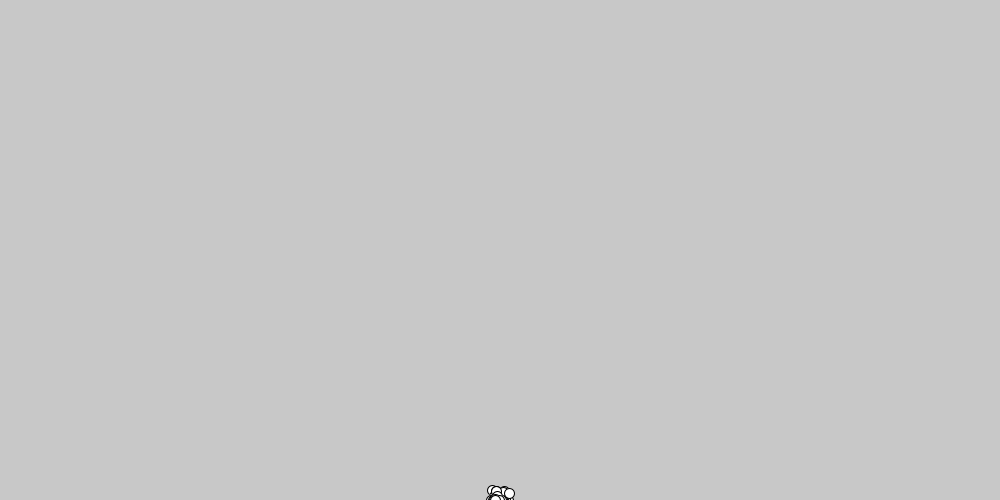
Frame 1 (no input)
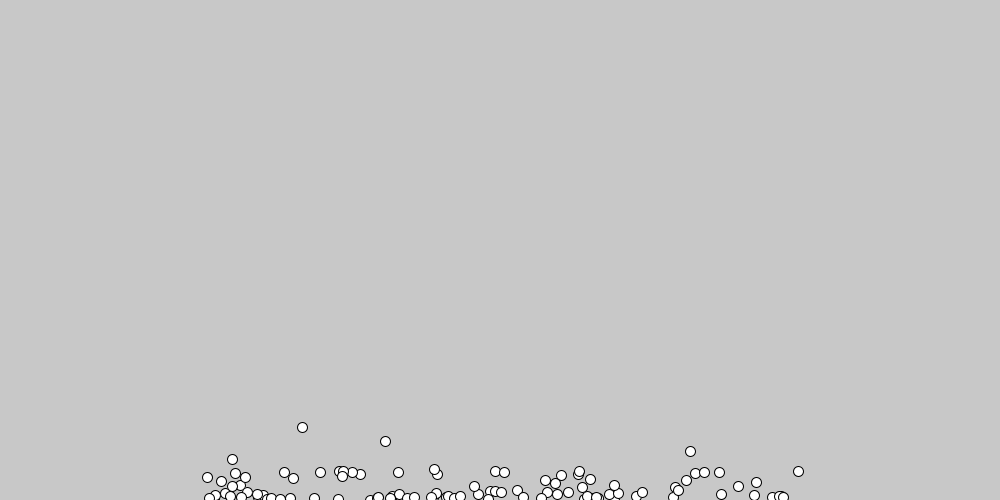
Frame 60 (the mouse pressed at the canvas centre just before this capture)
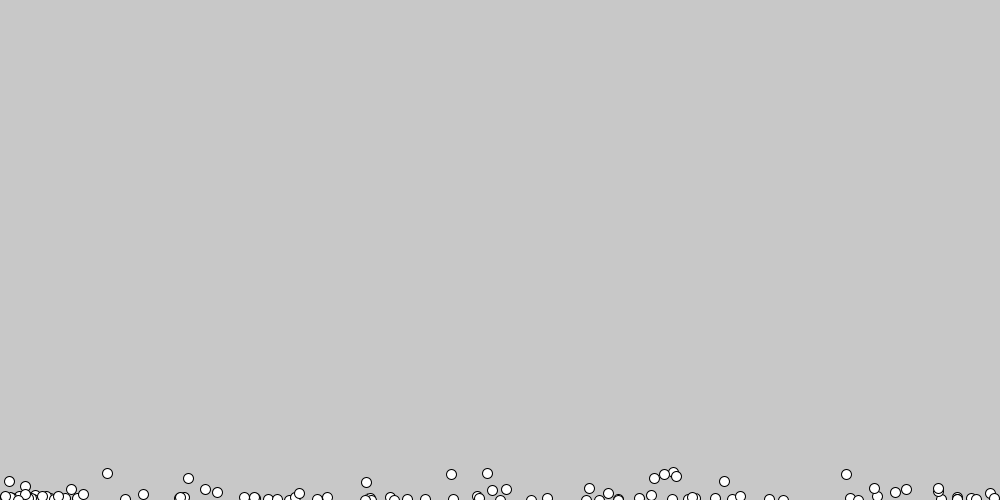
Frame 120 (the mouse held since frame 60 and released just before this capture)

The Processing sketch that drew these frames (run headless with seeded random() and noise(); from frame 60 on, the mouse is pressed at the canvas centre):

// Processing sketch: processing_147820
// ── processing_147820.pde

particle p[] = new particle[100];
float g= 0.2;


void setup()
{
  size(1000, 500);
  for (int i =0 ; i<p.length ; i++)
    p[i] = new particle(
    width/2+random(-5, 5), height+random(-5, 5), 
    random(-5, 5), random(-5, 10)
      );
}

void draw ()
{
  background(200);
  for (particle n : p)
  {
    n.move();
    n.draw();
  }
}

class particle 
{
  float x,y;
  float v_x, v_y;
  
  particle(float initx, float inity, float initv_x, float initv_y)
  {
    x =initx;      y = inity;
    v_x = initv_x; v_y = initv_y;
  }
  
  void draw() {
    ellipse(x,y,10,10);
  }
  
  void move()
  {
    x +=v_x;      y +=v_y;
    v_y+= g;
    
    if( y>height ) { y=height; v_y *= -0.7; }
    if( y<0      ) { y=0;      v_y *= -0.7; }
    if( x>width  ) {x=width;   v_x *= -0.7; }
    if( x<0      ) {x=0;       v_x *= -0.7; }
  }
}
